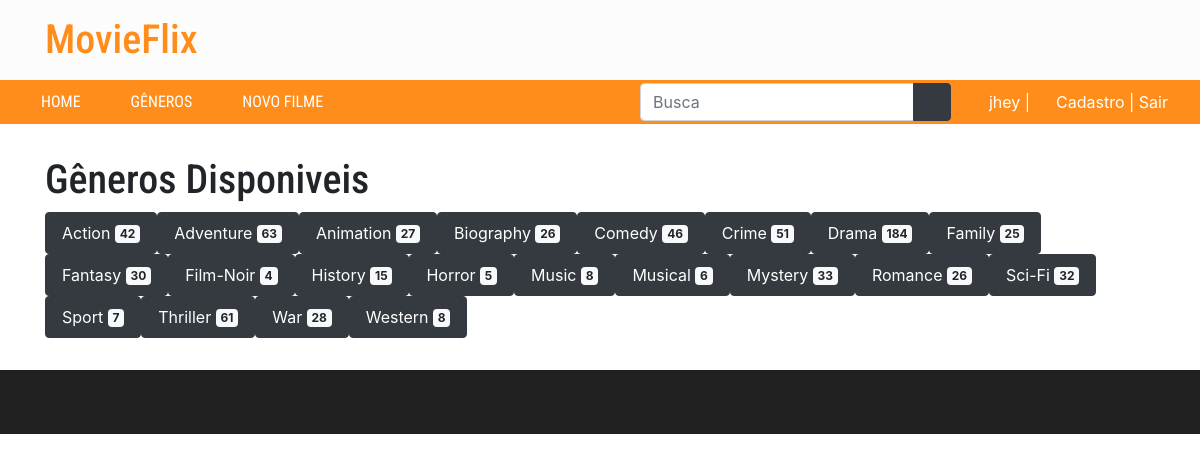
The page /index.php?sec=generos (signed in) on the database its author committed.
### tables this page shows
CREATE TABLE `generos` (
  `id` int(10) UNSIGNED NOT NULL,
  `titulo` varchar(30) NOT NULL
);

### pages/generos.php (the view)
<?php
$sql = "SELECT G.id, G.titulo, COUNT(*) AS qtd
 		FROM generos AS G, filmes_generos FG
		WHERE G.id = FG.genero_id
		GROUP BY FG.genero_id
		ORDER BY titulo";
$sel = $con->query($sql);
?>
<h1>Gêneros Disponiveis</h1>
<ul class="nav filme-tags">
	<?php while ( $genero = $sel->fetch_assoc() ) : ?>
		<li class="nav-item">
			<a class="nav-link btn btn-dark" href="index.php?sec=busca&assunto=genero&id=<?php echo $genero['id']; ?>">
				<?php echo $genero['titulo'];?>
				<span class="badge badge-light"><?php echo $genero['qtd']
				; ?></span>
			</a>
		</li>
	<?php endwhile; ?>
</ul>

### css/style.css (style rules this page uses)
h1 { font-family: 'Roboto Condensed', Helvetica, Arial; }
ul.filme-tags li { margin: 0.5; }

### rows shown on the page
generos: titulo "Action", qtd "42"
generos: titulo "Adventure", qtd "63"
generos: titulo "Animation", qtd "27"
generos: titulo "Biography", qtd "26"
generos: titulo "Comedy", qtd "46"
generos: titulo "Crime", qtd "51"
generos: titulo "Drama", qtd "184"
generos: titulo "Family", qtd "25"
generos: titulo "Fantasy", qtd "30"
generos: titulo "Film-Noir", qtd "4"
generos: titulo "History", qtd "15"
generos: titulo "Horror", qtd "5"
generos: titulo "Music", qtd "8"
generos: titulo "Musical", qtd "6"
generos: titulo "Mystery", qtd "33"
generos: titulo "Romance", qtd "26"
generos: titulo "Sci-Fi", qtd "32"
generos: titulo "Sport", qtd "7"
generos: titulo "Thriller", qtd "61"
generos: titulo "War", qtd "28"
generos: titulo "Western", qtd "8"

### other values the page prints
$_SESSION['user']['usuario'] "jhey"
